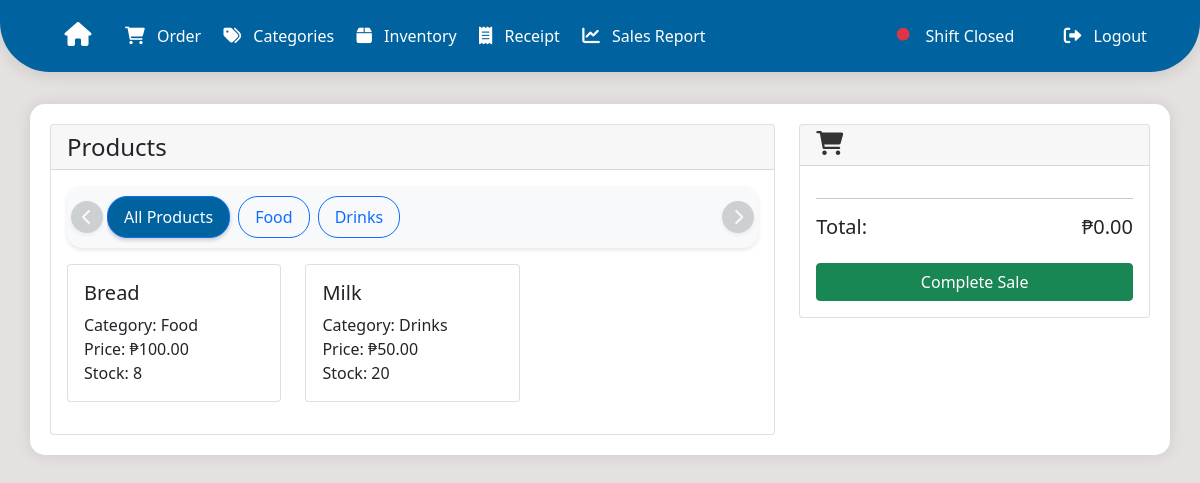
Screenshot of /pos (signed in) with the database file from the repository.
### app.py (models this page shows, shortened)
class Category(db.Model):
    id = db.Column(db.Integer, primary_key=True)
    name = db.Column(db.String(100), nullable=False)
    user_id = db.Column(db.Integer, db.ForeignKey('user.id', ondelete='CASCADE'), nullable=False)
    products = db.relationship('Product', backref='category', lazy=True, cascade="all, delete-orphan")

class Product(db.Model):
    id = db.Column(db.Integer, primary_key=True)
    name = db.Column(db.String(100), nullable=False)
    price = db.Column(db.Float, nullable=False)
    stock = db.Column(db.Integer, nullable=False)
    category_id = db.Column(db.Integer, db.ForeignKey('category.id', ondelete='SET NULL'), nullable=True)
    user_id = db.Column(db.Integer, db.ForeignKey('user.id', ondelete='CASCADE'), nullable=False)

### app.py (the view)
@app.route('/pos')
def pos():
    if 'user_id' not in session:
        return redirect(url_for('login'))
    categories = Category.query.filter_by(user_id=session['user_id']).all()
    products = Product.query.filter_by(user_id=session['user_id']).all()
    products_list = [{
        'id': product.id,
        'name': product.name,
        'price': product.price,
        'stock': product.stock,
        'category_id': product.category_id,
        'category_name': product.category.name if product.category else 'No Category'
    } for product in products]
    return render_template('pos.html',
                         products=products_list,
                         categories=categories)

### templates/pos.html (shortened to what this page needs)
{% extends "base.html" %}
{% block content %}
<div class="row">
    <div class="col-md-8">
        <div class="card">
            <div class="card-header">
                <h4 class="mb-0">Products</h4>
            </div>
            <div class="card-body">
                <div class="category-filter-container">
                    <button class="scroll-btn scroll-btn-left" onclick="scrollCategories('left')" id="scrollLeftBtn">
                        <i class="fas fa-chevron-left"></i>
                    </button>
                    <div class="category-filter-scroll" id="categoryScroll">
                        <div class="category-filter">
                            <button class="btn btn-outline-primary active" onclick="filterProducts('all')">
                                All Products
                            </button>
                            {% for category in categories %}
                            <button class="btn btn-outline-primary" onclick="filterProducts('{{ category.id }}')">
                                {{ category.name }}
                            </button>
                            {% endfor %}
                        </div>
                    </div>
                    <button class="scroll-btn scroll-btn-right" onclick="scrollCategories('right')" id="scrollRightBtn">
                        <i class="fas fa-chevron-right"></i>
                    </button>
                </div>
                <div class="row" id="products-grid">
                    {% for product in products %}
                    <div class="col-md-4 mb-3 product-item" data-category="{{ product.category_id or 'none' }}">
                        <div class="card product-card" onclick="addToCart({{ product.id }}, '{{ product.name }}', {{ product.price }}, {{ product.stock }})">
                            <div class="card-body">
                                <h5 class="card-title">{{ product.name }}</h5>
                                <p class="card-text">
                                    Category: {{ product.category_name }}<br>
                                    Price: ₱{{ "%.2f"|format(product.price) }}<br>
                                    Stock: {{ product.stock }}
                                </p>
                            </div>
                        </div>
                    </div>
                    {% endfor %}
                </div>
            </div>
        </div>
    </div>
    <div class="col-md-4">
        <div class="card">
            <div class="card-header">
                <i class="fas fa-cart-shopping fa-lg"></i>
            </div>
            <div class="card-body">
                <hr>
                <div class="d-flex justify-content-between mb-3">
                    <h5>Total:</h5>
                    <h5>₱<span id="total">0.00</span></h5>
                </div>
                <button class="btn btn-success w-100" onclick="showPaymentModal()">Complete Sale</button>
            </div>
        </div>
    </div>
</div>
{% endblock %}

### templates/base.html (style rules this page uses)
body { background-color: #e5e1e1; min-height: 100vh; }
* { scrollbar-width: thin; scrollbar-color: #034a75 rgba(3, 74, 117, 0.1); }

### templates/pos.html (style rules this page uses)
.product-card { cursor: pointer; transition: all 0.3s ease; position: relative; overflow: hidden; }
.category-filter-container { position: relative; margin-bottom: 1rem; padding: 0 40px; background-color: #f8f9fa; border-radius: 15px; box-shadow: 0 2px 4px rgba(0,0,0,0.1); }
.category-filter-scroll { overflow-x: hidden; white-space: nowrap; position: relative; scroll-behavior: smooth; }
.category-filter { display: inline-flex; padding: 10px 0; align-items: center; }
.category-filter .btn { margin-right: 0.5rem; flex-shrink: 0; border-radius: 20px; padding: 8px 16px; font-weight: 500; transition: all 0.3s ease; }
.category-filter .btn.active { background-color: #00639f; color: white; box-shadow: 0 2px 4px rgba(0,0,0,0.2); }
.scroll-btn { position: absolute; top: 50%; transform: translateY(-50%); z-index: 1; background: #00639f; color: white; border: none; border-radius: 50%; width: 32px; height: 32px; display: flex; align-items: center; justify-content: center; cursor: pointer; box-shadow: 0 2px 4px rgba(0,0,0,0.2); transition: all 0.3s ease; }
.scroll-btn:disabled { opacity: 0.3; cursor: not-allowed; background: #6c757d; }
.scroll-btn-left { left: 4px; }
.scroll-btn-right { right: 4px; }
.card-header .fa-cart-shopping { font-size: 1.5rem; color: #333; }

### rows the page displays
Category: name "Food", category_name "Food"
Category: name "Drinks", category_name "Drinks"
Product: name "Bread", price "100.00"
Product: name "Milk", price "50.00"

### other values shown
{{ product.stock }} "8" "20"
